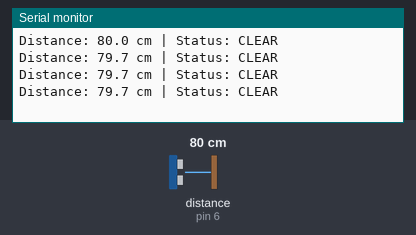
A sketch run on a simulated Arduino Uno, built with avr-gcc and run on an emulated ATmega328P. On the bench: the last lines printed to the serial monitor. Wiring (inferred from the names in the program): ultrasonic range finder: trigger pin 5; echo pin 6. The test bench sets the inputs (shaded band); at power-on: distance to the obstacle (sensor on pin 6) 80 cm. The echo pulse lasts 58.3 µs per cm.

Above: at 1.2 s.
1.3 s: distance to the obstacle (sensor on pin 6) set to 2 cm
At 1.54 s:
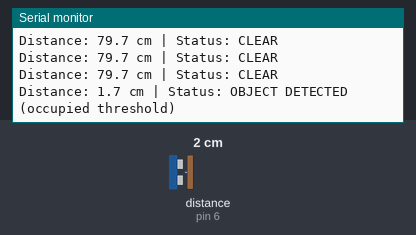
3.1 s: distance to the obstacle (sensor on pin 6) set to 250 cm
At 3.37 s:
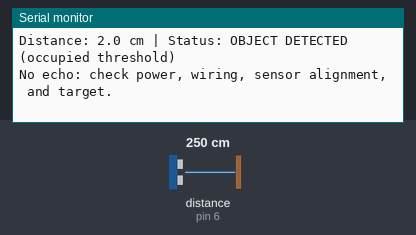
8.2 s: distance to the obstacle (sensor on pin 6) set to 4 cm
At 8.36 s:
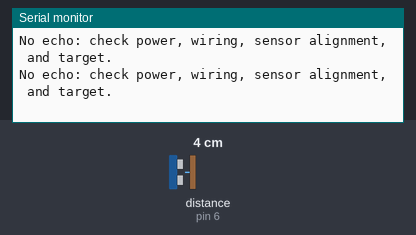
11.2 s: distance to the obstacle (sensor on pin 6) set to 9 cm
At 11.37 s:
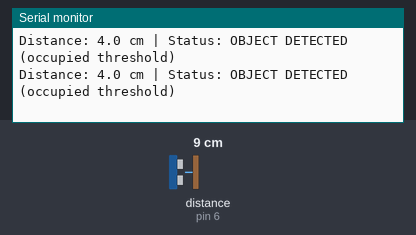
Timing chart, 0 to 14.2 s (numbered marks = the images above; inputs shaded):
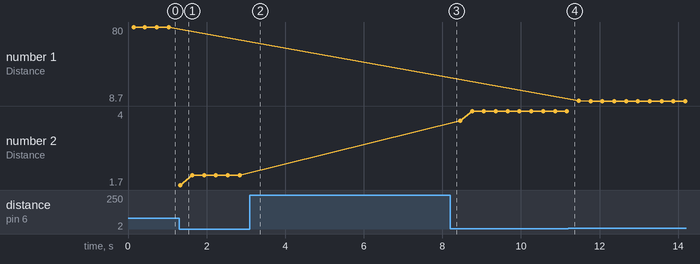

The sketch:

02_occupancy_ultrasonic_test.ino
```cpp
/*
  Test: Cabin occupancy ultrasonic sensor
  Keeps the final project's pins:
    TRIG = D5
    ECHO = D6
  The current controller considers an object <= 8 cm away as detected/occupied.

  Open Serial Monitor at 9600 baud.
*/

const byte CABIN_TRIG_PIN = 5;
const byte CABIN_ECHO_PIN = 6;
const int OCCUPIED_THRESHOLD_CM = 8;
const unsigned long ECHO_TIMEOUT_US = 12000UL;

void setup() {
  Serial.begin(9600);
  pinMode(CABIN_TRIG_PIN, OUTPUT);
  pinMode(CABIN_ECHO_PIN, INPUT);
  digitalWrite(CABIN_TRIG_PIN, LOW);

  Serial.println(F("Cabin-occupancy ultrasonic sensor test"));
  Serial.println(F("Pins: TRIG D5, ECHO D6; threshold <= 8 cm"));
  Serial.println(F("Place/remove an object within the sensor's field of view."));
}

void loop() {
  digitalWrite(CABIN_TRIG_PIN, LOW);
  delayMicroseconds(2);
  digitalWrite(CABIN_TRIG_PIN, HIGH);
  delayMicroseconds(10);
  digitalWrite(CABIN_TRIG_PIN, LOW);

  unsigned long duration = pulseIn(CABIN_ECHO_PIN, HIGH, ECHO_TIMEOUT_US);
  if (duration == 0) {
    Serial.println(F("No echo: check power, wiring, sensor alignment, and target."));
  } else {
    float distanceCm = (duration * 0.0343f) / 2.0f;
    Serial.print(F("Distance: "));
    Serial.print(distanceCm, 1);
    Serial.print(F(" cm | Status: "));
    Serial.println(distanceCm <= OCCUPIED_THRESHOLD_CM ? F("OBJECT DETECTED (occupied threshold)") : F("CLEAR"));
  }

  delay(300);
}
```

Measured:
- after the input at 1.3 s, the serial monitor: prints a new line at once (image 1)
- after the input at 3.1 s, the serial monitor: prints a new line after 0.05 s (image 2)
- plotted number 1: 79.7 → 8.7 after the input at 11.2 s
- plotted number 2: 2 → 4 after the input at 8.2 s
